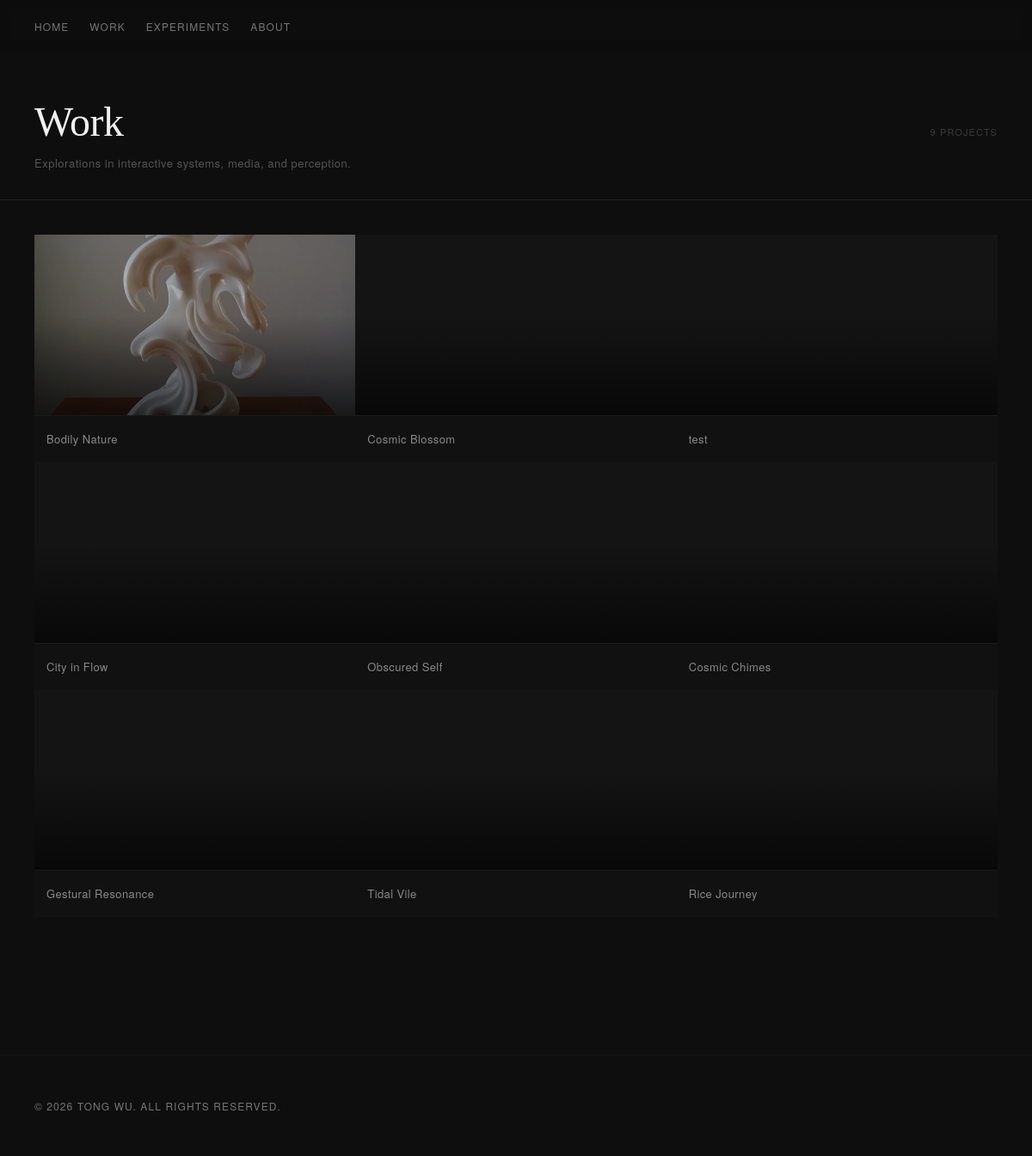
/projects.php, run on an earlier commit of the app's database.
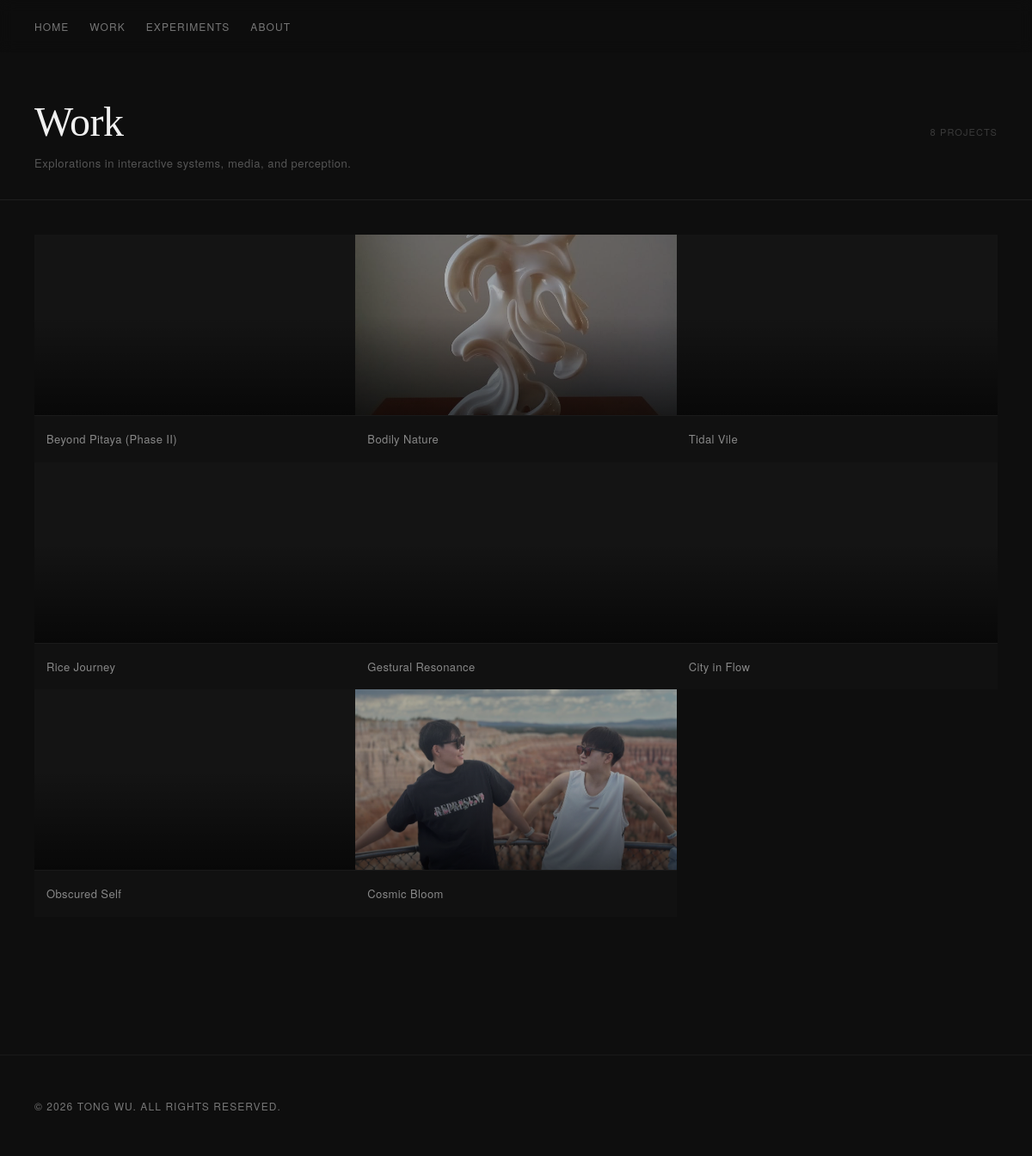
And on a later commit of the database.
### tables this page shows
CREATE TABLE projects (
    id INTEGER PRIMARY KEY AUTOINCREMENT,
    title TEXT,
    slug TEXT,
    immersion TEXT,
    context TEXT,
    system_text TEXT,
    interaction_text TEXT,
    material TEXT,
    reflection TEXT
, year TEXT, category TEXT, cover_image TEXT, video_url TEXT, is_published INTEGER DEFAULT 1, created_at TEXT, updated_at TEXT, edit_count INTEGER DEFAULT 0, sort_order INTEGER DEFAULT 0, skillset TEXT, exhibition TEXT, location TEXT, sections TEXT, subtitle TEXT);

### src/media.php (called while the page is built, shortened)
<?php
function get_project_media_path(string $slug): string {
    return UPLOADS_ROOT . '/projects/' . $slug;
}
function list_project_media(string $slug): array {
    $path = get_project_media_path($slug);
    return _list_media_files($path);
}
function _list_media_files(string $path): array {
    if (!is_dir($path)) return [];
    $files = [];
    $items = array_diff(scandir($path), ['.', '..']);
    foreach ($items as $item) {
        $full = "$path/$item";
        $rel = '/uploads' . substr($full, strlen(UPLOADS_ROOT));
        $rel = str_replace('\\', '/', $rel);
        $files[] = [
            'name' => $item,
            'url'  => $rel,
            'ext'  => strtolower(pathinfo($item, PATHINFO_EXTENSION)),
            'size' => filesize($full),
            'path' => $full,
        ];
    }
    return $files;
}

### public/projects.php (the view, shortened to what this page needs)
<?php
require_once __DIR__ . '/../src/functions.php';
require_once __DIR__ . '/../src/media.php';
$projects = get_all_projects();
$img_exts = ['jpg','jpeg','png','webp','gif'];
$thumbs   = [];
foreach ($projects as $p) {
    $files = list_project_media($p['slug']);
    foreach ($files as $f) {
        if (preg_match('/^thumb[\-_.]/i', $f['name']) && in_array($f['ext'], $img_exts)) {
            $thumbs[$p['slug']] = $f['url'];
            break;
        }
    }
    if (!isset($thumbs[$p['slug']])) {
        foreach ($files as $f) {
            if (in_array($f['ext'], $img_exts)) {
                $thumbs[$p['slug']] = $f['url'];
                break;
            }
        }
    }
}
render_header('Work');
?>
<div class="work-wrap">
  <div class="work-page-header">
    <div class="work-page-header-top">
      <h1>Work</h1>
      <span class="work-count"><?= count($projects) ?> projects</span>
    </div>
    <p class="work-page-subtitle">Explorations in interactive systems, media, and perception.</p>
  </div>
  <div class="work-grid">
    <?php foreach ($projects as $i => $p):
        $thumb    = $thumbs[$p['slug']] ?? null;
        $featured = ($i === 0) ? ' work-card--featured' : '';
    ?>
    <a href="/p/<?= htmlspecialchars($p['slug']) ?>" class="work-card<?= $featured ?>">
      <div class="work-card-image">
        <?php if ($thumb): ?>
          <img src="<?= htmlspecialchars($thumb) ?>" alt="<?= htmlspecialchars($p['title']) ?>">
        <?php endif; ?>
        <div class="work-card-overlay"></div>
      </div>
      <div class="work-card-meta">
        <span class="work-card-title"><?= htmlspecialchars($p['title']) ?></span>
      </div>
    </a>
    <?php endforeach; ?>
  </div>
</div>
<?php render_footer(); ?>

### src/functions.php (shortened to what this page needs)
<?php
function get_all_projects() {
    $db = get_db();
    $stmt = $db->query("SELECT * FROM projects WHERE is_published = 1 ORDER BY sort_order DESC");
    return $stmt->fetchAll(PDO::FETCH_ASSOC);
}
function render_header($title = '') {
    ?>
    <!doctype html>
    <html lang="en">
    <head>
        <link rel="stylesheet" href="/css/style.css">
    </head>
    <body>
        <nav>
            <div class="nav-links">
                <a href="/">Home</a>
                <a href="/work">Work</a>
                <a href="/experiments">Experiments</a>
                <a href="/about">About</a>
            </div>
        </nav>
        <div class="page-content">
    <?php
}
function render_footer() {
    ?>
        <footer class="site-footer">
            <p class="site-footer-copy">&copy; 2026 Tong Wu. All rights reserved.</p>
        </footer>
        </div>
    </body>
    </html>
    <?php
}

### public/css/style.css (style rules this page uses)
*, *::before, *::after { box-sizing: border-box; margin: 0; padding: 0; }
html { background: #0e0e0e; }
body { background: #0e0e0e; color: #d4d4d4; font-family: 'Georgia', serif; font-size: 17px; line-height: 1.75; -webkit-text-size-adjust: 100%; padding-top: 64px; }
.page-content { transition: opacity 0.45s cubic-bezier(0.22, 1, 0.36, 1), transform 0.45s cubic-bezier(0.22, 1, 0.36, 1); }
.page-content.is-visible { opacity: 1; transform: none; }
img { display: block; max-width: 100%; }
nav { padding: 20px 40px; position: fixed; top: 0; left: 0; right: 0; z-index: 100; background: rgba(14, 14, 14, 0.85); backdrop-filter: blur(8px); -webkit-backdrop-filter: blur(8px); }
.nav-links { display: flex; flex-wrap: wrap; gap: 6px 24px; align-items: center; }
.nav-links a { font-family: 'Helvetica Neue', sans-serif; font-size: 12px; letter-spacing: 0.09em; text-transform: uppercase; color: #777; text-decoration: none; transition: color 0.2s; white-space: nowrap; }
.work-wrap { padding-bottom: 120px; }
.work-page-header { padding: 50px 40px 30px; border-bottom: 1px solid #1f1f1f; }
.work-page-header-top { display: flex; align-items: baseline; justify-content: space-between; margin-bottom: 10px; }
.work-page-header h1 { font-size: clamp(1.8rem, 4vw, 3rem); font-weight: 400; color: #f0f0f0; letter-spacing: -0.01em; line-height: 1.15; }
.work-count { font-family: 'Helvetica Neue', sans-serif; font-size: 11px; letter-spacing: 0.1em; text-transform: uppercase; color: #3a3a3a; }
.work-page-subtitle { font-family: 'Helvetica Neue', sans-serif; font-size: 13px; letter-spacing: 0.04em; color: #555; }
.work-grid { display: grid; grid-template-columns: repeat(4, 1fr); gap: 0px; padding: 40px 40px 0; }
.work-card { display: block; text-decoration: none; background: #111; overflow: hidden; }
.work-card-image { position: relative; width: 100%; aspect-ratio: 16 / 9; overflow: hidden; background: #141414; }
.work-card-image img { position: absolute; inset: 0; width: 100%; height: 100%; object-fit: cover; display: block; opacity: 0.65; transition: opacity 0.5s, transform 0.6s; }
.work-card-overlay { position: absolute; inset: 0; background: linear-gradient(to top, rgba(0,0,0,0.6) 0%, transparent 55%); pointer-events: none; }
.work-card-meta { padding: 12px 14px; border-top: 1px solid #1a1a1a; transition: background 0.2s; }
.work-card-title { font-family: 'Helvetica Neue', sans-serif; font-size: 13px; color: #888; letter-spacing: 0.03em; transition: color 0.2s; white-space: nowrap; overflow: hidden; text-overflow: ellipsis; }
@media (max-width: 1380px) { .work-grid { grid-template-columns: repeat(3, 1fr); } }
.site-footer { padding: 48px 40px; border-top: 1px solid #1a1a1a; margin-top: 40px; }
.site-footer-copy { font-family: 'Helvetica Neue', sans-serif; font-size: 12px; letter-spacing: 0.09em; text-transform: uppercase; color: #777; }

### src/functions.php (style rules this page uses)
.page-content { opacity: 0.08; transform: translateY(10px); }

What changed in the data, as far as the page shows it:
removed projects: title "test"
removed projects: title "Cosmic Chimes"
added projects: title "Beyond Pitaya (Phase II)"
changed projects "Tidal Vile": moves up the list
changed projects "Rice Journey": moves up the list
changed projects "Gestural Resonance": moves up the list
changed projects: slug: picture added; title "Cosmic Blossom" → "Cosmic Bloom"; moves down the list
Also different on the page:
count($projects): "9" → "8"
